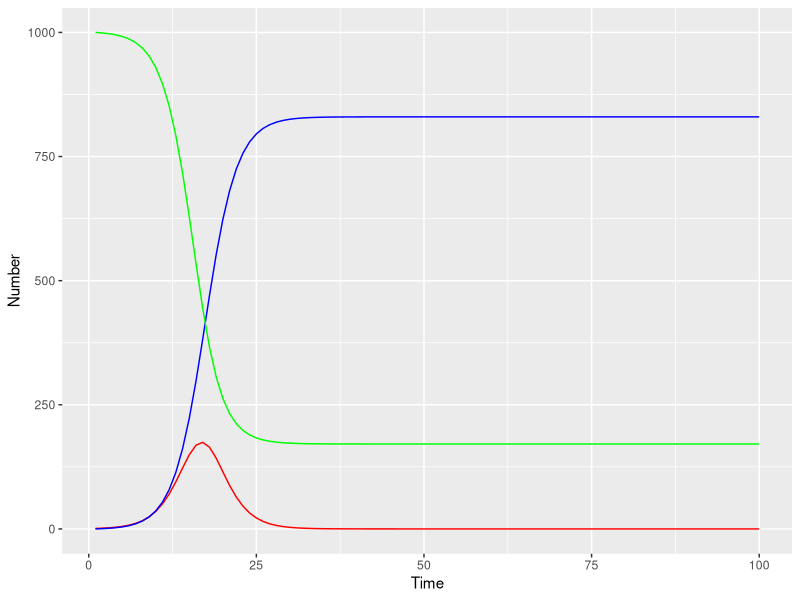

Reproduce this figure in R. (Note: this script raises an error after producing the figure.)
library(ggplot2)

#Infection Dynamics -- No Feedback
S=1000
I=1
b1=.001
b2=.5

t=matrix(0,100,1)
S_vec=matrix(0,100,1)
S_vec[1]=S

I_vec=matrix(0,100,1)
I_vec[1]=I

R_vec=matrix(0,100,1)

for(i in 2:length(S_vec)){
  S_vec[i]=max(S_vec[i-1]-b1*S_vec[i-1]*I_vec[i-1],0)
  I_vec[i]=min(max(I_vec[i-1]+b1*S_vec[i-1]*I_vec[i-1]-b2*I_vec[i-1],0),S)
  R_vec[i]=min(max(R_vec[i-1]+b2*I_vec[i-1],0),S)
}

plot_data=data.frame("I" = I_vec,"S" = S_vec, "R"=R_vec,"t"=seq(1:100))


ggplot() + 
  geom_line(data = plot_data, aes(x = t, y = I), color = "red") +
  geom_line(data = plot_data, aes(x = t, y = R), color = "blue") +
  geom_line(data = plot_data, aes(x = t, y = S), color = "green") +
  xlab('Time') +
  ylab('Number')

#Infection Dynamics -- With Feedback
S=1000
I=1
b1=.001
b2=.1
alpha=.6
t=matrix(0,100,1)
S_vec=matrix(0,100,1)
S_vec[1]=S

I_vec=matrix(0,100,1)
I_vec[1]=I

R_vec=matrix(0,100,1)
Y_vec=matrix(0,100,1)
A=1
b_mid=.5*b1
b_high=0
z1=.1*S
z2=.05*S
k1=1
k2=.5
for(i in 2:length(S_vec)){
  if(I_vec[i-1]<z1){
  S_vec[i]=max(S_vec[i-1]-b1*S_vec[i-1]*I_vec[i-1],0)
  I_vec[i]=min(max(I_vec[i-1]+b1*S_vec[i-1]*I_vec[i-1]-b2*I_vec[i-1],0),S)
  R_vec[i]=min(max(R_vec[i-1]+b2*I_vec[i-1],0),S)
  K=k1
  Y_vec[i]=A*(K^alpha)
  w_vec[i]=alpha*A*K^(alpha-1)}
  else{print(i)
    S_vec[i]=max(S_vec[i-1]-b_high*S_vec[i-1]*I_vec[i-1],0)
    I_vec[i]=min(max(I_vec[i-1]+b_high*S_vec[i-1]*I_vec[i-1]-b2*I_vec[i-1],0),S)
    R_vec[i]=min(max(R_vec[i-1]+b2*I_vec[i-1],0),S)
    K=k2
    Y_vec[i]=A*(K^alpha)
    w_vec[i]=alpha*A*K^(alpha-1)}}

plot_data=data.frame("I" = I_vec,"S" = S_vec, "R"=R_vec,"t"=seq(1:100))


P2<-ggplot() + 
  geom_line(data = plot_data, aes(x = t, y = I), color = "red") +
  geom_line(data = plot_data, aes(x = t, y = R), color = "blue") +
  geom_line(data = plot_data, aes(x = t, y = S), color = "green") +
  xlab('Time') +
  ylab('Number')
